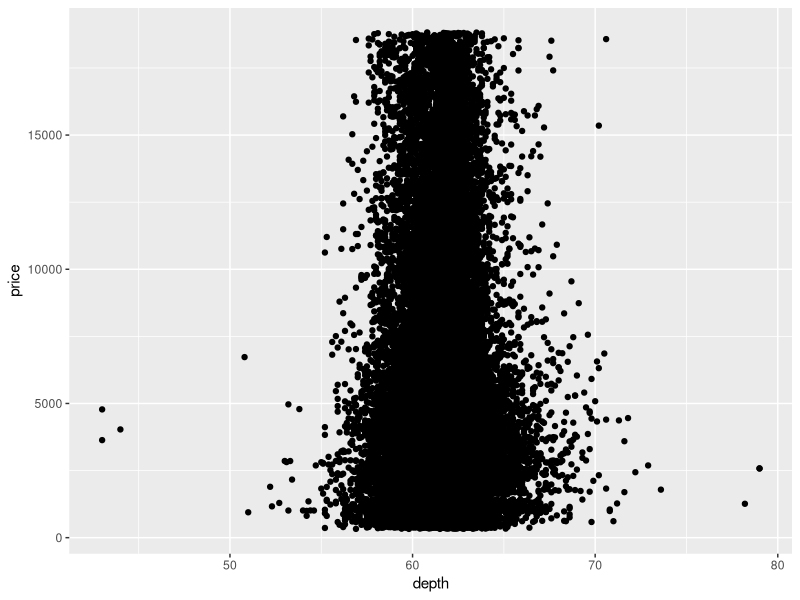

R code for this plot:
## ---- chunk 1
knitr::opts_chunk$set(echo = TRUE)
library(tidyverse)
library(ggplot2)
## ---- chunk 2
### In this code chunk, start with the diamonds dataset (built in to
### ggplot2 package) and create a plot of price vs. carat (or some other
### variables of your choice)


## ---- chunk 3
### In this code chunk, start with the diamonds dataset (built in to
### ggplot2 package) and create a subset based on filtering, e.g., 
### size greater than 1 carat or cut is "Ideal"

diamonds_subset <- diamonds %>% filter(carat > 0.2 | cut == "Ideal")
ggplot(data=diamonds_subset, mapping=aes(x=depth, y=price)) +
geom_point()

## ---- chunk 4
### Both partners - delete this comment, then write some code here
### to plot, summarize, calculate something simple using the diamonds
### dataset.


## ---- chunk 5
### Both partners - delete this comment, then write some code here
### to plot, summarize, calculate something simple using the diamonds
### dataset.


